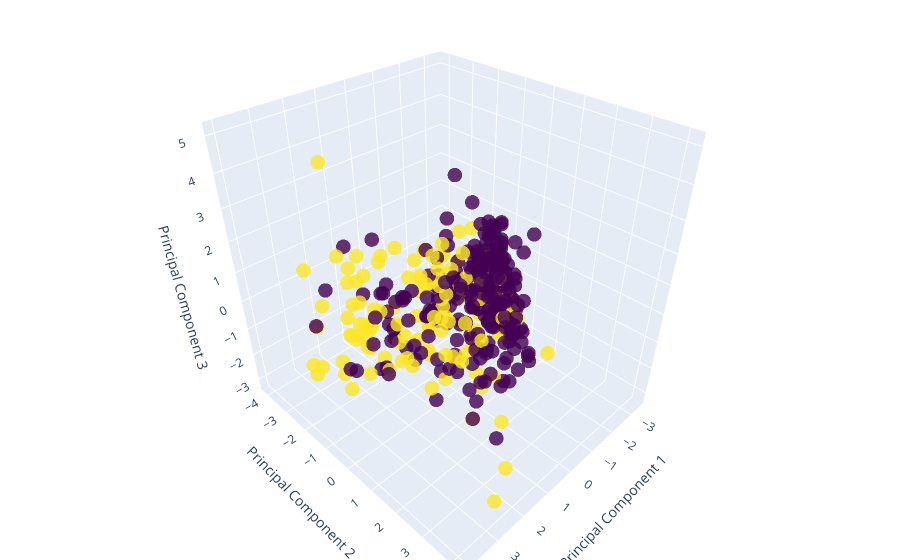

The notebook cell saved with this chart:
### Code cell
import plotly.graph_objects as go
import pandas as pd

# Assuming 'principalDf' is your DataFrame and it includes 'principal component 1', 'principal component 2', 'principal component 3', and 'Outcome'

# Extracting the values for each component
x_values = principalDf['principal component 1']
y_values = principalDf['principal component 2']
z_values = principalDf['principal component 3']
colors = new_df['Outcome']  # Assuming this is a column in your DataFrame for diabetes outcome

# Create a 3D scatter plot
fig = go.Figure(data=[go.Scatter3d(
    x=x_values,
    y=y_values,
    z=z_values,
    mode='markers',
    marker=dict(
        size=5,
        color=colors,                # set color to an array/list of desired values
        colorscale='Viridis',   # choose a colorscale
        opacity=0.8
    )
)])

# Adding labels for each axis
fig.update_layout(
    title='3D PCA Plot',
    scene = dict(
        xaxis_title='Principal Component 1',
        yaxis_title='Principal Component 2',
        zaxis_title='Principal Component 3'
    ),
    margin=dict(r=0, b=0, l=0, t=0)  # Tighten the margin to use space effectively
)

# Show plot
fig.show()

### Figure 1 — Plotly figure (JSON) as saved in the notebook; plotly's stock layout.template omitted (floating-point values rounded to 4 significant figures; data arrays with more than 128 entries replaced by an {"elided": "..."} marker saying what was removed)
{"data": [{"marker": {"color": {"elided": "392 int values"}, "colorscale": [[0, "#440154"], [0.1111, "#482878"], [0.2222, "#3e4989"], [0.3333, "#31688e"], [0.4444, "#26828e"], [0.5556, "#1f9e89"], [0.6667, "#35b779"], [0.7778, "#6ece58"], [0.8889, "#b5de2b"], [1, "#fde725"]], "opacity": 0.8, "size": 5}, "mode": "markers", "type": "scatter3d", "x": {"elided": "392 float values"}, "y": {"elided": "392 float values"}, "z": {"elided": "392 float values"}}], "layout": {"margin": {"b": 0, "l": 0, "r": 0, "t": 0}, "scene": {"xaxis": {"title": {"text": "Principal Component 1"}}, "yaxis": {"title": {"text": "Principal Component 2"}}, "zaxis": {"title": {"text": "Principal Component 3"}}}, "title": {"text": "3D PCA Plot"}}}
